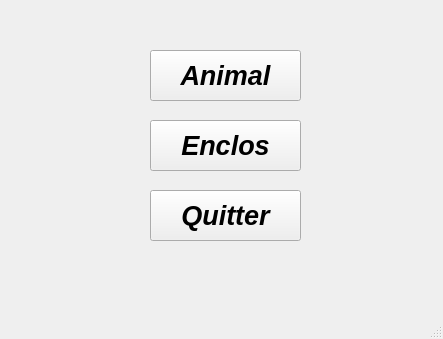
<?xml version="1.0" encoding="UTF-8"?>
<ui version="4.0">
 <class>MainWindow</class>
 <widget class="QMainWindow" name="MainWindow">
  <property name="geometry">
   <rect>
    <x>0</x>
    <y>0</y>
    <width>443</width>
    <height>339</height>
   </rect>
  </property>
  <property name="windowTitle">
   <string>MainWindow</string>
  </property>
  <widget class="QWidget" name="centralwidget">
   <widget class="QPushButton" name="pushButton_animal">
    <property name="geometry">
     <rect>
      <x>150</x>
      <y>50</y>
      <width>151</width>
      <height>51</height>
     </rect>
    </property>
    <property name="font">
     <font>
      <pointsize>20</pointsize>
      <weight>75</weight>
      <italic>true</italic>
      <bold>true</bold>
      <underline>false</underline>
     </font>
    </property>
    <property name="text">
     <string>Animal</string>
    </property>
   </widget>
   <widget class="QPushButton" name="pushButton_enclos">
    <property name="geometry">
     <rect>
      <x>150</x>
      <y>120</y>
      <width>151</width>
      <height>51</height>
     </rect>
    </property>
    <property name="font">
     <font>
      <pointsize>20</pointsize>
      <weight>75</weight>
      <italic>true</italic>
      <bold>true</bold>
     </font>
    </property>
    <property name="text">
     <string>Enclos</string>
    </property>
   </widget>
   <widget class="QPushButton" name="pushButton_quitter">
    <property name="geometry">
     <rect>
      <x>150</x>
      <y>190</y>
      <width>151</width>
      <height>51</height>
     </rect>
    </property>
    <property name="font">
     <font>
      <pointsize>20</pointsize>
      <weight>75</weight>
      <italic>true</italic>
      <bold>true</bold>
     </font>
    </property>
    <property name="text">
     <string>Quitter</string>
    </property>
   </widget>
  </widget>
  <widget class="QMenuBar" name="menubar">
   <property name="geometry">
    <rect>
     <x>0</x>
     <y>0</y>
     <width>443</width>
     <height>21</height>
    </rect>
   </property>
  </widget>
  <widget class="QStatusBar" name="statusbar"/>
 </widget>
 <resources/>
 <connections/>
</ui>
